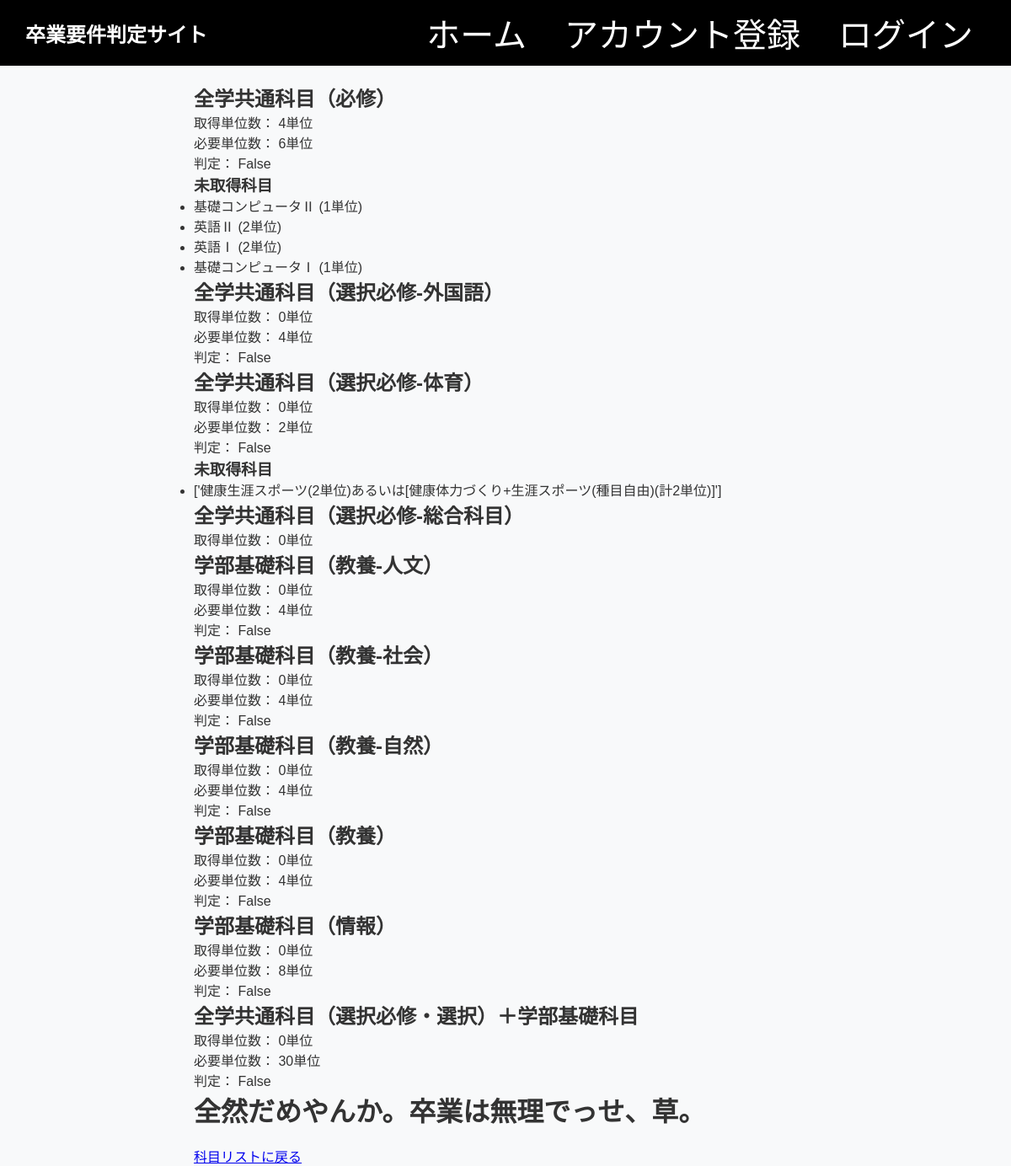
Page /hantei/judgement/ on the committed database.
### hantei/models.py (models this page shows, shortened)
class SubjectTable(models.Model):
    id = models.CharField(max_length=8, primary_key=True, verbose_name='科目コード')
    name = models.CharField(max_length=50, verbose_name='科目名')
    assigned_year = models.PositiveIntegerField(verbose_name='配当年次')
    credits = models.PositiveIntegerField(verbose_name='単位数')
    category1 = models.CharField(max_length=4, verbose_name='判定区分1')
    category2 = models.CharField(max_length=4, verbose_name='判定区分2', blank=True)
    category3 = models.CharField(max_length=4, verbose_name='判定区分3',blank=True)
    pe_flag = models.CharField(max_length=4, verbose_name='体育フラグ', blank=True)
    ab_flag = models.CharField(max_length=4, verbose_name='A/Bフラグ', blank=True)
    foreign_student_flag = models.BooleanField(default=False, verbose_name='留学生科目',)
    pre_sub = models.CharField(max_length=8, verbose_name='前提科目', blank=True)

### hantei/views.py (the view)
# urls.py: path('judgement/', views.judgement, name='judgement'), # 判定画面のurlを追加
def judgement(request):
    judge_common = JudgeCommon()
    judge_ge = JudgeCommon.JudgeGE()
    not_acquired_subjects_cat1, acquired_credits_cat1, required_cat1, judge_flag1 = judge_common.judge_cat1()
    acquired_credits_cat2, required_cat2, judge_flag2 = judge_ge.judge_cat2()
    not_acquired_subjects_cat3, acquired_credits_cat3, required_cat3, judge_flag3 = judge_ge.judge_cat3()
    acquired_credits_cat4, acquired_credits_cat5 = judge_ge.judge_cat4_and_cat5()
    acquired_credits_cat6, required_cat6, judge_flag4 = judge_ge.judge_cat6()
    acquired_credits_cat7, required_cat7, judge_flag5 = judge_ge.judge_cat7()
    acquired_credits_cat8, required_cat8, judge_flag6, excess_ge, excess_ge_required, judge_flag7 = judge_ge.judge_cat8()
    acquired_credits_cat9, required_cat9, judge_flag8 = judge_ge.judge_cat9()
    acquired_credits_common, subtotal_required, judge_flag9 = judge_ge.judge_subtotal_common()
    context = {
        'not_acquired_subjects_cat1': not_acquired_subjects_cat1,
        'acquired_credits_cat1': acquired_credits_cat1,
        'required_cat1': required_cat1,
        'judge_flag1': judge_flag1,
        'acquired_credits_cat2': acquired_credits_cat2,
        'required_cat2': required_cat2,
        'judge_flag2': judge_flag2,
        'not_acquired_subjects_cat3': not_acquired_subjects_cat3,
        'acquired_credits_cat3': acquired_credits_cat3,
        'required_cat3': required_cat3,
        'judge_flag3': judge_flag3,
        'acquired_credits_cat4': acquired_credits_cat4,
        'acquired_credits_cat5': acquired_credits_cat5,
        'acquired_credits_cat6': acquired_credits_cat6,
        'required_cat6': required_cat6,
        'judge_flag4': judge_flag4,
        'acquired_credits_cat7': acquired_credits_cat7,
        'required_cat7': required_cat7,
        'judge_flag5': judge_flag5,
        'acquired_credits_cat8': acquired_credits_cat8,
        'required_cat8': required_cat8,
        'judge_flag6': judge_flag6,
        'excess_ge': excess_ge,
        'excess_ge_required': excess_ge_required,
        'judge_flag7': judge_flag7,
        'acquired_credits_cat9': acquired_credits_cat9,
        'required_cat9': required_cat9,
        'judge_flag8': judge_flag8,
        'acquired_credits_common': acquired_credits_common,
        'subtotal_required': subtotal_required,
        'judge_flag9': judge_flag9
    }
    return render(request, 'judgement.html', context)

### hantei/views.py (called while the page is built)
    def judge_cat1(self):
        all_required_subjects = SubjectTable.objects.filter(category1=1, foreign_student_flag=False)
        acquired_subjects_of_cat1 = AcquiredCredits.objects.filter(subject__category1=1)
        not_acquired_subjects_cat1 = set(all_required_subjects) - set([acq.subject for acq in acquired_subjects_of_cat1])
        acquired_credits_cat1 = sum(acq.subject.credits for acq in acquired_subjects_of_cat1)
        required_cat1 = 0 # 不足単位数を記録する変数
        if acquired_credits_cat1 == 10:
            judge_flag1 = True # 各判定項目ごとに判定フラグに結果を代入
        else:
            judge_flag1 = False
            required_cat1 = 10 - acquired_credits_cat1 # 要件未達の場合は不足単位数を算出
        return not_acquired_subjects_cat1, acquired_credits_cat1, required_cat1, judge_flag1

        def judge_cat2(self):
            acquired_subjects_of_cat2 = AcquiredCredits.objects.filter(subject__category1=2)
            acquired_credits_cat2 = sum(acq.subject.credits for acq in acquired_subjects_of_cat2)
            self.subtotal_common += acquired_credits_cat2
            required_cat2 = 0
            if acquired_credits_cat2 >= 4:
                judge_flag2 = True
            else:
                judge_flag2 = False
                required_cat2 = 4 - acquired_credits_cat2
            self.subtotal_required += required_cat2
            return acquired_credits_cat2, required_cat2, judge_flag2

        def judge_cat4_and_cat5(self):
            acquired_subjects_of_cat4 = AcquiredCredits.objects.filter(subject__category1=4)
            acquired_credits_cat4 = sum(acq.subject.credits for acq in acquired_subjects_of_cat4)
            acquired_subjects_of_cat5 = AcquiredCredits.objects.filter(subject__category1=5)
            acquired_credits_cat5 = sum(acq.subject.credits for acq in acquired_subjects_of_cat5)
            self.subtotal_common += (acquired_credits_cat4 + acquired_credits_cat5)
            return acquired_credits_cat4, acquired_credits_cat5

### hantei/templates/judgement.html
{% extends 'base.html' %}
{% block content %}
<div class="container">
    <h2>全学共通科目（必修）</h2>
    <p>取得単位数： {{ acquired_credits_cat1 }}単位</p>
    <p>必要単位数： {{ required_cat1 }}単位</p>
    <p>判定： {{ judge_flag1 }}</p>
    {% if not_acquired_subjects_cat1 %}
    <h3>未取得科目</h3>
    <ul>
        {% for subject in not_acquired_subjects_cat1 %}
        <li>{{ subject.name }} ({{ subject.credits }}単位)</li>
        {% endfor %}
    </ul>
    {% else %}
    <p>すべての単位を取得済みです。</p>
    {% endif %}
</div>
<div class="container">
    <h2>全学共通科目（選択必修-外国語）</h2>
    <p>取得単位数： {{ acquired_credits_cat2 }}単位</p>
    <p>必要単位数： {{ required_cat2 }}単位</p>
    <p>判定： {{ judge_flag2 }}</p>
</div>
<div class="container">
    <h2>全学共通科目（選択必修-体育）</h2>
    <p>取得単位数： {{ acquired_credits_cat3 }}単位</p>
    <p>必要単位数： {{ required_cat3 }}単位</p>
    <p>判定： {{ judge_flag3 }}</p>
    {% if not_acquired_subjects_cat3 %}
    <h3>未取得科目</h3>
    <ul>
        <li>{{ not_acquired_subjects_cat3 }}</li>
    </ul>
    {% endif %}
</div>
<div class="container">
    <h2>全学共通科目（選択必修-総合科目）</h2>
    <p>取得単位数： {{ acquired_credits_cat4 }}単位</p>
</div>
<div class="container">
    <h2>学部基礎科目（教養-人文）</h2>
    <p>取得単位数： {{ acquired_credits_cat6 }}単位</p>
    <p>必要単位数： {{ required_cat6 }}単位</p>
    <p>判定： {{ judge_flag4 }}</p>
</div>
<div class="container">
    <h2>学部基礎科目（教養-社会）</h2>
    <p>取得単位数： {{ acquired_credits_cat7 }}単位</p>
    <p>必要単位数： {{ required_cat7 }}単位</p>
    <p>判定： {{ judge_flag5 }}</p>
</div>
<div class="container">
    <h2>学部基礎科目（教養-自然）</h2>
    <p>取得単位数： {{ acquired_credits_cat8 }}単位</p>
    <p>必要単位数： {{ required_cat8 }}単位</p>
    <p>判定： {{ judge_flag6 }}</p>
</div>
<div class="container">
    <h2>学部基礎科目（教養）</h2>
    <p>取得単位数： {{ excess_ge }}単位</p>
    <p>必要単位数： {{ excess_ge_required }}単位</p>
    <p>判定： {{ judge_flag7 }}</p>
</div>
<div class="container">
    <h2>学部基礎科目（情報）</h2>
    <p>取得単位数： {{ acquired_credits_cat9 }}単位</p>
    <p>必要単位数： {{ required_cat9 }}単位</p>
    <p>判定： {{ judge_flag8 }}</p>
</div>
<div class="container">
    <h2>全学共通科目（選択必修・選択）＋学部基礎科目</h2>
    <p>取得単位数： {{ acquired_credits_common }}単位</p>
    <p>必要単位数： {{ subtotal_required }}単位</p>
    <p>判定： {{ judge_flag9 }}</p>
</div>
{% if acquired_credits_cat1 <= 5 or acquired_credits_common <= 10 %}
<h1>全然だめやんか。卒業は無理でっせ、草。</h1>
{% elif acquired_credits_cat1 <= 7 or acquired_credits_common <= 16 %}
<h1>ぼちぼちやな。もう少し頑張りなはれ。</h1>
{% else %}
<h1>順調でんな。その調子でっせ。</h1>
{% endif %}
<a href="{% url 'hantei:subject_list' %}">科目リストに戻る</a>
{% endblock %}

### hantei/templates/base.html (shortened to what this page needs)
<!DOCTYPE html>
<html lang="ja">
<head>
    {% load static %}
    <link rel="stylesheet" href="{% static 'css/style.css' %}">
</head>
<body>
    <header>
        <h1>卒業要件判定サイト</h1>
        <nav id="nav-menu" class="hidden">
            <ul>
                <li><a href="{% url 'home' %}">ホーム</a></li>
                {% if user.is_authenticated %}
                    <li>こんにちは、{{ user.username }}さん</li>
                    <li><a href="{% url 'profile' %}">プロフィール</a></li>
                    <li><a href="{% url 'hantei:subject_list' %}">履修登録</a></li>
                    <form method="post" action="{% url 'logout' %}">
                        {% csrf_token %}
                        <button type="submit">ログアウト</button>
                    </form>
                {% else %}
                    <li><a href="{% url 'signup' %}">アカウント登録</a></li>
                    <li><a href="{% url 'login' %}">ログイン</a></li>
                {% endif %}
            </ul>
        </nav>
    </header>
    <main>
        {% block content %}{% endblock %}
    </main>
</body>
</html>

### static/css/style.css (style rules this page uses)
* { margin: 0; padding: 0; box-sizing: border-box; }
body { font-family: Arial, sans-serif; background-color: #f8f9fa; color: #333; }
header { background-color: #343a40; color: white; padding: 10px 20px; display: flex; align-items: center; justify-content: space-between; position: relative; }
header h1 { font-size: 24px; margin: 0; }
nav { display: flex; align-items: center; }
nav ul { list-style: none; display: flex; gap: 15px; }
nav ul li a { color: white; text-decoration: none; padding: 8px 15px; border-radius: 5px; transition: background-color 0.3s ease; }
main { padding: 20px; max-width: 800px; margin: 0 auto; }

### hantei/templates/base.html (style rules this page uses)
* { margin: 0; }
body { color: #333; }
body > header { font-size: 40px; background-color: #000; color: #fff; padding: 10px 30px; }
main { margin-top: 20px; padding: 0 30px; }
main > h1 { margin-bottom: 20px; }

### rows in the picture
SubjectTable: name "基礎コンピュータⅡ", credits "1"
SubjectTable: name "英語Ⅱ", credits "2"
SubjectTable: name "英語Ⅰ", credits "2"
SubjectTable: name "基礎コンピュータⅠ", credits "1"

### other values in the picture
{{ acquired_credits_cat1 }} "4"
{{ required_cat1 }} "6"
{{ judge_flag1 }} "False"
{{ acquired_credits_cat2 }} "0"
{{ required_cat2 }} "4"
{{ judge_flag2 }} "False"
{{ acquired_credits_cat3 }} "0"
{{ required_cat3 }} "2"
{{ judge_flag3 }} "False"
{{ not_acquired_subjects_cat3 }} "['健康生涯スポーツ(2単位)あるいは[健康体力づくり+生涯スポーツ(種目自由)(計2単位)]']"
{{ acquired_credits_cat4 }} "0"
{{ acquired_credits_cat6 }} "0"
{{ required_cat6 }} "4"
{{ judge_flag4 }} "False"
{{ acquired_credits_cat7 }} "0"
